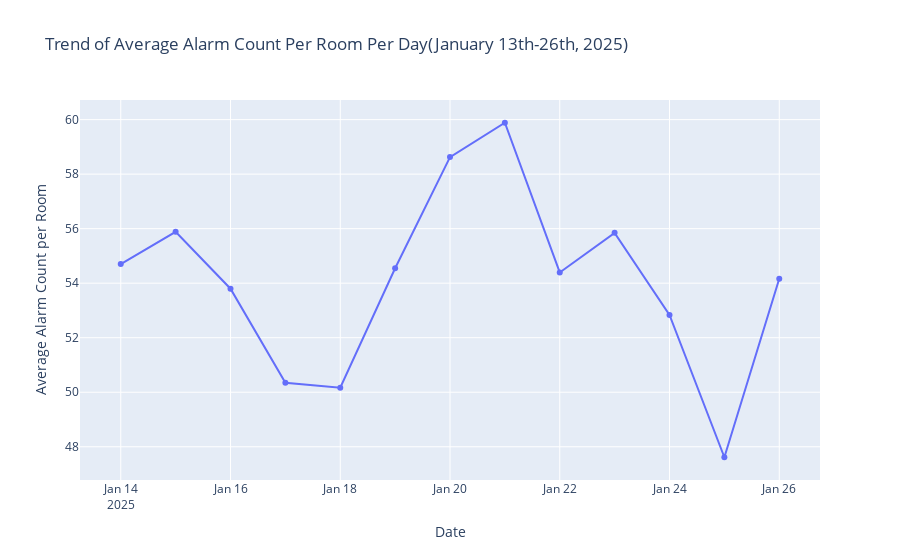

Notebook cell for this chart:
### Code cell
fig.show()

### Figure 1 — Plotly figure (JSON) as saved in the notebook; plotly's stock layout.template omitted (floating-point values rounded to 4 significant figures)
{"data": [{"hovertemplate": "Date=%{x}<br>Average Alarm Count per Room=%{y}<extra></extra>", "legendgroup": "", "line": {"color": "#636efa", "dash": "solid"}, "marker": {"symbol": "circle"}, "mode": "lines+markers", "name": "", "orientation": "v", "showlegend": false, "type": "scatter", "x": ["2025-01-14T00:00:00", "2025-01-15T00:00:00", "2025-01-16T00:00:00", "2025-01-17T00:00:00", "2025-01-18T00:00:00", "2025-01-19T00:00:00", "2025-01-20T00:00:00", "2025-01-21T00:00:00", "2025-01-22T00:00:00", "2025-01-23T00:00:00", "2025-01-24T00:00:00", "2025-01-25T00:00:00", "2025-01-26T00:00:00"], "xaxis": "x", "y": [54.7, 55.88, 53.8, 50.35, 50.16, 54.55, 58.62, 59.88, 54.39, 55.85, 52.84, 47.62, 54.16], "yaxis": "y"}], "layout": {"autosize": true, "legend": {"tracegroupgap": 0}, "title": {"text": "Trend of Average Alarm Count Per Room Per Day(January 13th-26th, 2025)"}, "xaxis": {"anchor": "y", "autorange": true, "domain": [0, 1], "range": ["2025-01-13 06:34:13.4668", "2025-01-26 17:25:46.5332"], "title": {"text": "Date"}, "type": "date"}, "yaxis": {"anchor": "x", "autorange": true, "domain": [0, 1], "range": [46.6, 60.9], "title": {"text": "Average Alarm Count per Room"}, "type": "linear"}}}
